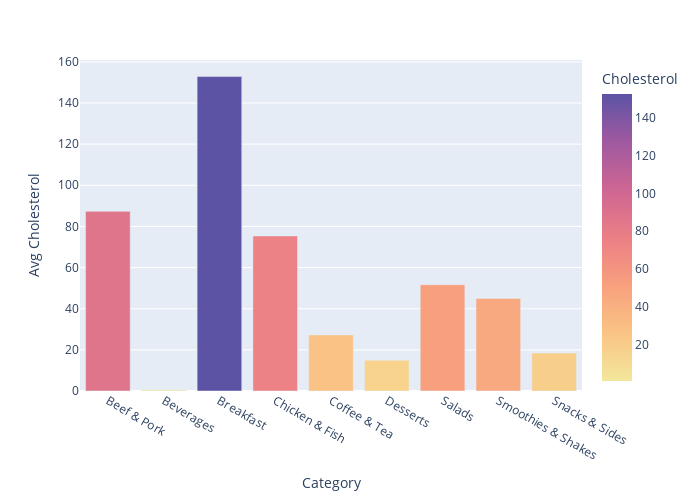

Notebook cell for this chart:
### Code cell
chol = mcd.groupby('Category')['Cholesterol'].mean().reset_index()

fig = px.bar(chol, x='Category', y='Cholesterol', color='Cholesterol', color_continuous_scale='sunset')
fig.update_layout(width=700, height=500, yaxis_title='Avg Cholesterol')
fig.show()

### Figure 1 — Plotly figure (JSON) as saved in the notebook; plotly's stock layout.template omitted (floating-point values rounded to 4 significant figures)
{"data": [{"alignmentgroup": "True", "hovertemplate": "Category=%{x}<br>Cholesterol=%{marker.color}<extra></extra>", "legendgroup": "", "marker": {"color": [87.33, 0.5556, 152.9, 75.37, 27.26, 15, 51.67, 45, 18.46], "coloraxis": "coloraxis", "pattern": {"shape": ""}}, "name": "", "offsetgroup": "", "orientation": "v", "showlegend": false, "textposition": "auto", "type": "bar", "x": ["Beef & Pork", "Beverages", "Breakfast", "Chicken & Fish", "Coffee & Tea", "Desserts", "Salads", "Smoothies & Shakes", "Snacks & Sides"], "xaxis": "x", "y": [87.33, 0.5556, 152.9, 75.37, 27.26, 15, 51.67, 45, 18.46], "yaxis": "y"}], "layout": {"barmode": "relative", "coloraxis": {"colorbar": {"title": {"text": "Cholesterol"}}, "colorscale": [[0, "rgb(243, 231, 155)"], [0.1667, "rgb(250, 196, 132)"], [0.3333, "rgb(248, 160, 126)"], [0.5, "rgb(235, 127, 134)"], [0.6667, "rgb(206, 102, 147)"], [0.8333, "rgb(160, 89, 160)"], [1, "rgb(92, 83, 165)"]]}, "height": 500, "legend": {"tracegroupgap": 0}, "margin": {"t": 60}, "width": 700, "xaxis": {"anchor": "y", "domain": [0, 1], "title": {"text": "Category"}}, "yaxis": {"anchor": "x", "domain": [0, 1], "title": {"text": "Avg Cholesterol"}}}}
